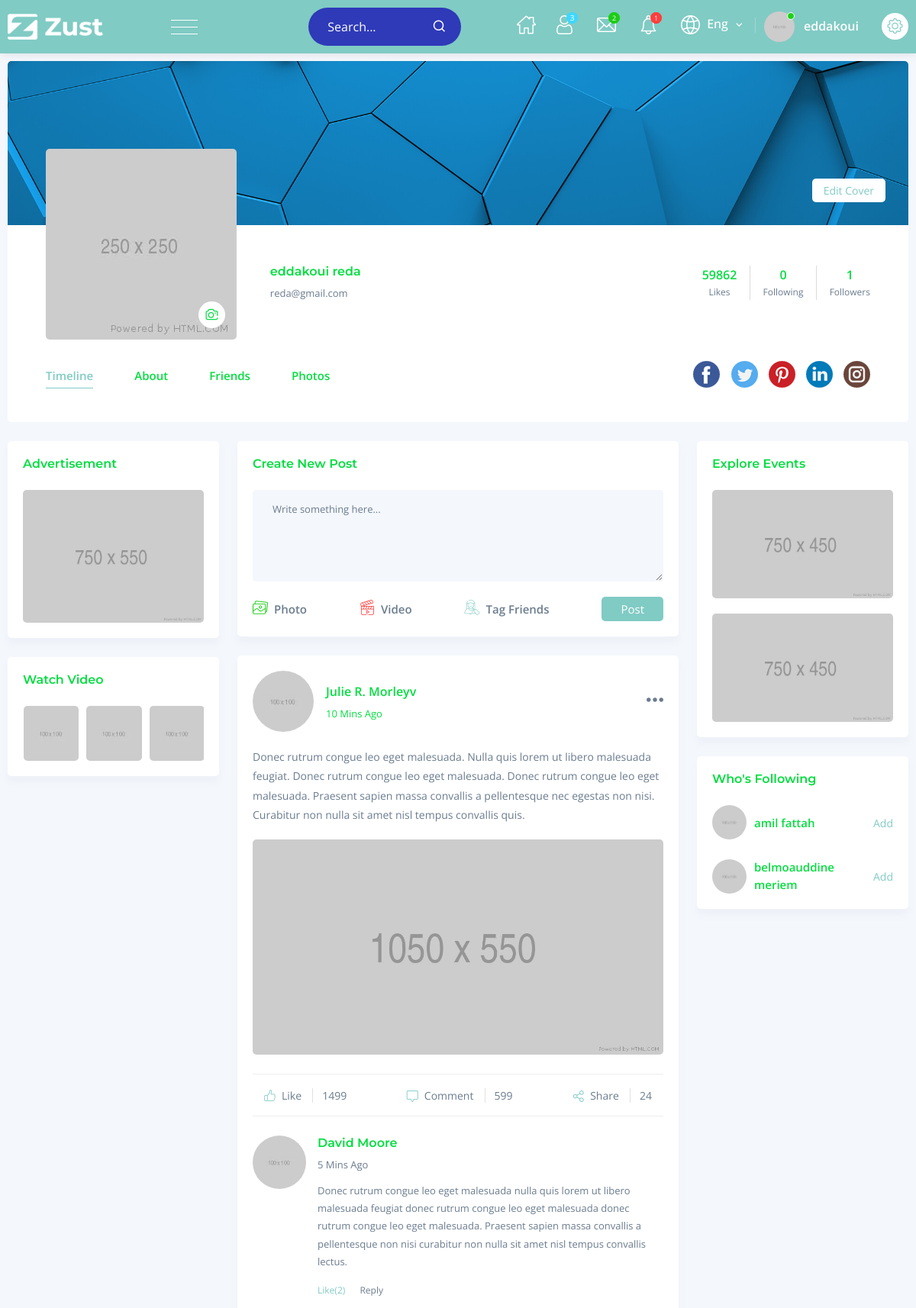
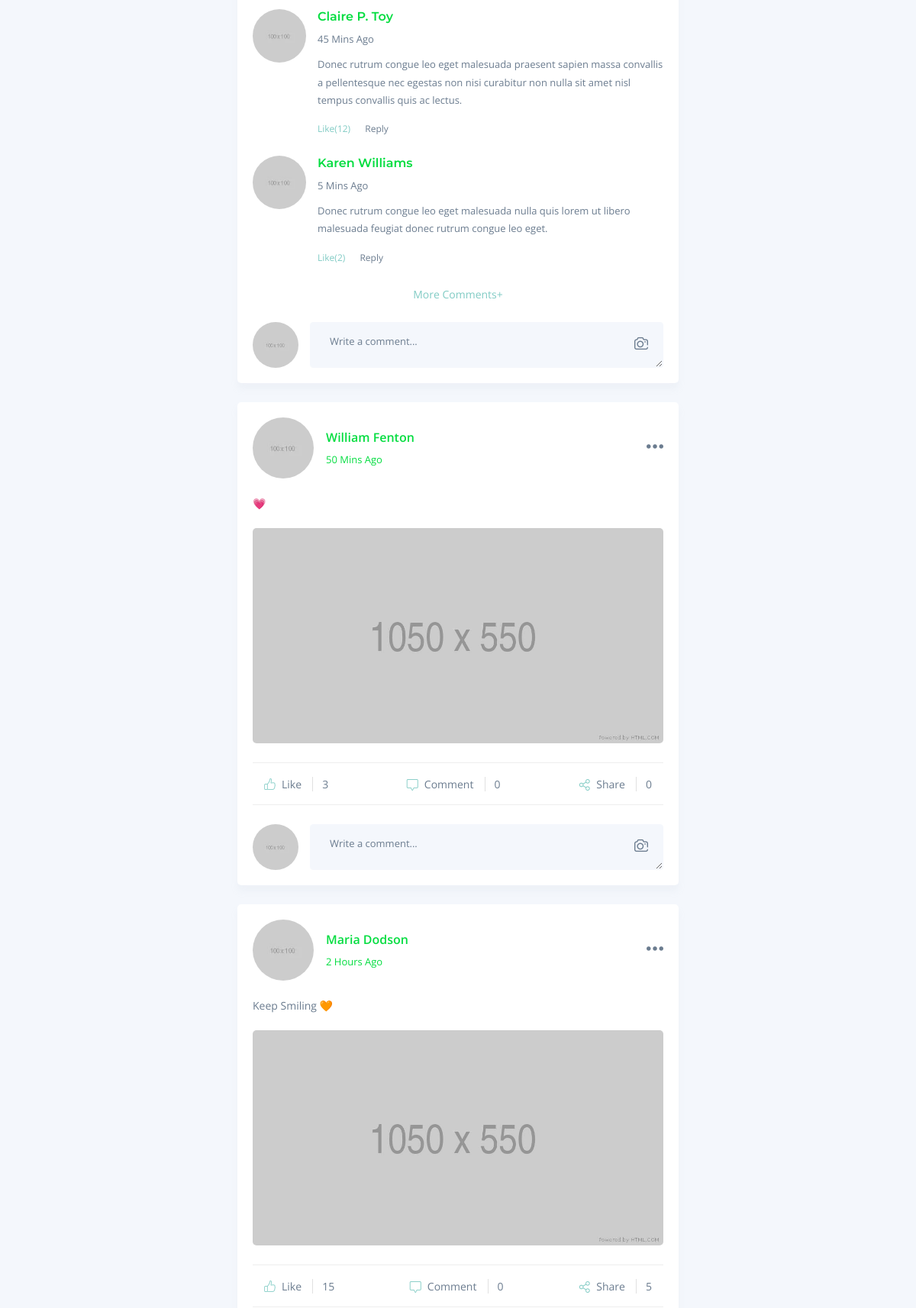
The app's page /my-profile.php (signed in, upper part) with its own data (2 pictures, top to bottom).
### tables this page shows
CREATE TABLE `users` (
  `id_user` int(11) NOT NULL,
  `nom_user` varchar(60) NOT NULL,
  `prenom_user` varchar(60) NOT NULL,
  `email_user` varchar(150) NOT NULL,
  `pass_user` varchar(20) NOT NULL,
  `admin_user` int(11) NOT NULL,
  `imgprfl_user` varchar(200) NOT NULL,
  `phone_user` varchar(20) DEFAULT NULL,
  `gender_user` varchar(20) DEFAULT 'Unknown'
);

### my-profile.php (the view, shortened to what the rows shown need)
<?php
require('connection.php');
$id=$_SESSION['id_session'];
?>
<!doctype html>
<html lang="zxx">
    <head>
        <link rel="stylesheet" href="assets/css/bootstrap.min.css">
        <link rel="stylesheet" href="assets/css/animate.min.css">
        <link rel="stylesheet" href="assets/css/remixicon.css">
        <link rel="stylesheet" href="assets/css/flaticon.css">
        <link rel="stylesheet" href="assets/css/jquery-ui.min.css">
        <link rel="stylesheet" href="assets/css/magnific-popup.min.css">
        <link rel="stylesheet" href="assets/css/simplebar.min.css">
        <link rel="stylesheet" href="assets/css/metismenu.min.css">
        <link rel="stylesheet" href="assets/css/owl.carousel.min.css">
        <link rel="stylesheet" href="assets/css/owl.theme.default.min.css">
        <link rel="stylesheet" href="assets/css/style.css">
		<link rel="stylesheet" href="assets/css/responsive.css">
    </head>
    <body>
        <div class="main-content-wrapper d-flex flex-column">
            <?php include_once"includes/header_Navbar.php"; ?>
            <div class="content-page-box-area">
                <div class="my-profile-inner-box">
                    <div class="profile-info-box">
                        <div class="inner-info-box d-flex justify-content-between align-items-center">
                            <div class="info-text ms-3">
                                <h3><a href="#"><?php echo $donner['nom_user']." ".$donner['prenom_user'];?></a></h3>
                                <span><a href="mailto:<?php echo $donner['email_user'];?>"><?php echo $donner['email_user'];?></a></span>
                            </div>
                        </div>
                    </div>
                </div>
                <div class="tab-content" id="myTabContent">
                    <div class="tab-pane fade show active" id="timeline" role="tabpanel">
                        <div class="row">
                            <div class="col-lg-3 col-md-12">
                                <aside class="widget-area">
                                    <?php include_once"includes/who_S_Following.php"; ?>
                                </aside>
                            </div>
                        </div>
                    </div>
                </div>
            </div>
        </div>
    </body>
</html>

### includes/header_Navbar.php (shortened to what the rows shown need)
<?php
$req1 = $conn->query('SELECT * FROM users WHERE id_user='.$id);
$donner =$req1->fetch();
?>
<div class="navbar-area">
                <div class="main-navbar">
                    <nav class="navbar navbar-expand-lg navbar-light">
                        <div class="collapse navbar-collapse" id="navbarSupportedContent">
                            <div class="others-options d-flex align-items-center">
                                <div class="option-item">
                                    <div class="dropdown profile-nav-item">
                                        <a href="#" class="dropdown-bs-toggle" role="button" data-bs-toggle="dropdown" aria-haspopup="true" aria-expanded="false">
                                            <div class="menu-profile">
                                                <img src="assets/images/user/user-1.jpg" class="rounded-circle" alt="image">
                                                <span class="name"><?php echo $donner['nom_user']; ?></span>
                                                <span class="status-online"></span>
                                            </div>
                                        </a>
                                    </div>
                                </div>
                            </div>
                        </div>
                    </nav>
                </div>
            </div>

### includes/who_S_Following.php (shortened to what the rows shown need)
<?php
$reqFollow1 = $conn->query('SELECT * FROM users where not id_user='.$_SESSION['id_session'].' AND id_user NOT IN (SELECT id_following FROM follow WHERE id_follower = '.$_SESSION['id_session'].')');
?>
<div class="widget widget-who-following">
                                <?php
                                 while ($donner1 =$reqFollow1->fetch()) {
                                    ?>
                                <div class="following-item d-flex justify-content-between align-items-center" >
                                    <a href="#"><img src="assets/images/user/user-42.jpg" class="rounded-circle" alt="image"></a>
                                    <span class="name"><a href="#"><?php echo $donner1['nom_user']." ".$donner1['prenom_user'];?></a></span>
                                    <span class="add-friend" id="user-<?php echo $donner1['nom_user'];?>" onclick="removeMe(this, <?php echo  $donner1['id_user']; ?>)"><a style="cursor: pointer;">Add</a></span>
                                </div>
                                <?php }?>
                            </div>

### records on screen
users: nom_user "eddakoui", prenom_user "reda", email_user "reda@gmail.com"
users: nom_user "amil", prenom_user "fattah"
users: nom_user "belmoauddine", prenom_user "meriem"

### other values on screen
$req->rowCount() "0"
$req1->rowCount() "1"
